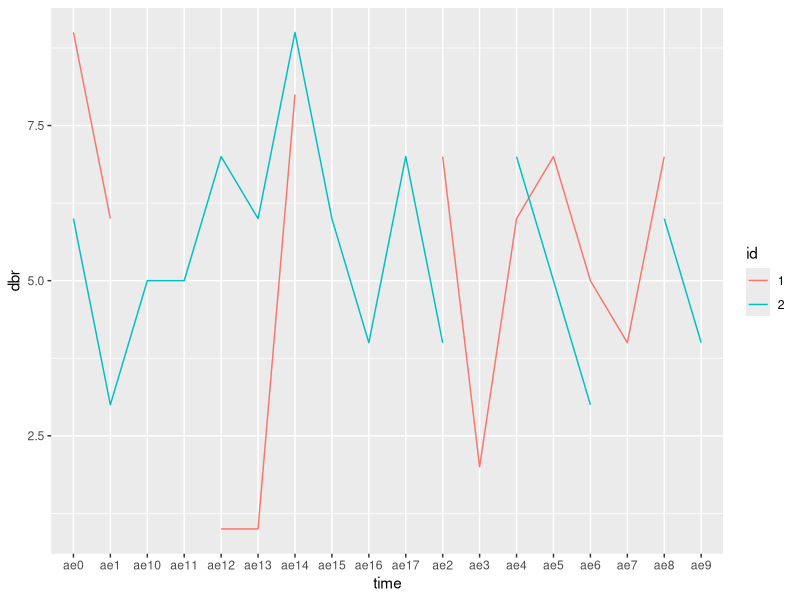
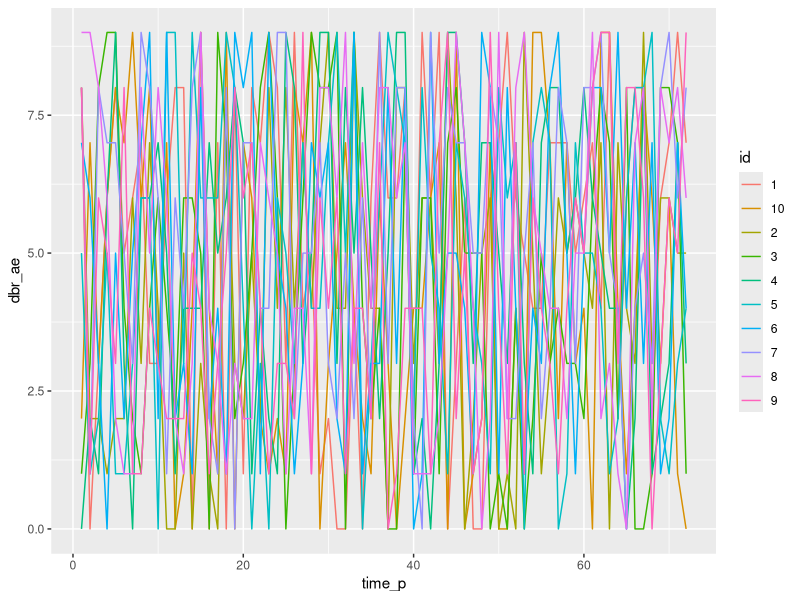

These charts were generated, in order, by the following R code:
## Checking fokus_pilot_data

library(tidyverse)
library(data.table)
library(ggplot2)
getwd()

fokus_p <- readr::read_csv2("fokus_p_dbr_wide_2.csv")
fokus_p <- fokus_p %>%
  mutate(ae0 = na_if(ae0, 999)) %>%
  mutate(ae3 = na_if(ae3, 999)) %>%
  mutate(ae7 = na_if(ae7, 999)) %>%
  mutate(ae9 = na_if(ae9, 999)) %>%
  mutate(ae10 = na_if(ae10, 999)) %>%
  mutate(ae11 = na_if(ae11, 999)) %>%
  mutate(ae15 = na_if(ae15, 999)) %>%
  mutate(ae16 = na_if(ae16, 999)) %>%
  mutate(ae17 = na_if(ae17, 999))

str(fokus_p)
glimpse(fokus_p)

library(tidyr)
fokus_p_l <- fokus_p %>% gather(time, dbr, -c(id, gender, age, group))

glimpse(fokus_p_l)

fokus_p_l <- fokus_p_l %>%
  mutate(dbr = na_if(dbr, 999)) %>%
  mutate(id = as.factor(id))

fokus_p_l %>%
  ggplot(aes(x=time, y=dbr, group = id, color = id)) + geom_line()

summary(fokus_p_l)

# simulating data

set.seed(1)
fpl_sim <- data.frame(id = rep(1:10, each = 72) %>% as.character,
                     time_p = rep(1:72, 10),
                     group = rep(1:2, each = 360),
                     age = rnorm(720, mean = 9, sd = 1),
                     gender = rep(1:2, 360),
                     dbr_ae = (sample.int(10, 720, replace = T) - 1)) %>%
    mutate(group = factor(group))

summary(fpl_sim)  
head(fpl_sim)
# introducing some missing data

# as.data.frame(lapply(fpl_sim, function(cc) cc[ sample(c(TRUE, NA), prob = c(0.85, 0.15), size = length(cc), replace = TRUE) ]))
# can't get it to work for just one column, applies NA:s to all data...

head(fpl_sim)
summary(fpl_sim)
fpl_sim %>%
    ggplot(aes(x=time_p, y=dbr_ae, group = id, color = id)) + geom_line()
  